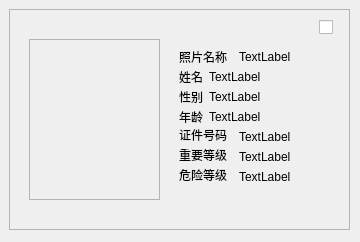
<?xml version="1.0" encoding="UTF-8"?>
<ui version="4.0">
 <class>TemplateItem</class>
 <widget class="QWidget" name="TemplateItem">
  <property name="geometry">
   <rect>
    <x>0</x>
    <y>0</y>
    <width>360</width>
    <height>242</height>
   </rect>
  </property>
  <property name="minimumSize">
   <size>
    <width>360</width>
    <height>242</height>
   </size>
  </property>
  <property name="maximumSize">
   <size>
    <width>360</width>
    <height>242</height>
   </size>
  </property>
  <property name="windowTitle">
   <string>Form</string>
  </property>
  <property name="styleSheet">
   <string notr="true">border:none</string>
  </property>
  <widget class="QWidget" name="m_backWidget" native="true">
   <property name="geometry">
    <rect>
     <x>9</x>
     <y>9</y>
     <width>341</width>
     <height>221</height>
    </rect>
   </property>
   <property name="styleSheet">
    <string notr="true">border:1px solid rgb(180,180,180)</string>
   </property>
   <widget class="QLabel" name="m_lableImage">
    <property name="geometry">
     <rect>
      <x>20</x>
      <y>30</y>
      <width>131</width>
      <height>161</height>
     </rect>
    </property>
    <property name="text">
     <string/>
    </property>
    <property name="scaledContents">
     <bool>true</bool>
    </property>
   </widget>
   <widget class="QLabel" name="label_2">
    <property name="geometry">
     <rect>
      <x>170</x>
      <y>40</y>
      <width>51</width>
      <height>16</height>
     </rect>
    </property>
    <property name="styleSheet">
     <string notr="true">font: 75 10pt &quot;等线&quot;;
border:none</string>
    </property>
    <property name="text">
     <string>照片名称</string>
    </property>
   </widget>
   <widget class="QLabel" name="label_3">
    <property name="geometry">
     <rect>
      <x>170</x>
      <y>60</y>
      <width>31</width>
      <height>16</height>
     </rect>
    </property>
    <property name="styleSheet">
     <string notr="true">font: 75 10pt &quot;等线&quot;;
border:none</string>
    </property>
    <property name="text">
     <string>姓名</string>
    </property>
   </widget>
   <widget class="QLabel" name="label_4">
    <property name="geometry">
     <rect>
      <x>170</x>
      <y>80</y>
      <width>31</width>
      <height>16</height>
     </rect>
    </property>
    <property name="styleSheet">
     <string notr="true">font: 75 10pt &quot;等线&quot;;
border:none</string>
    </property>
    <property name="text">
     <string>性别</string>
    </property>
   </widget>
   <widget class="QLabel" name="label_5">
    <property name="geometry">
     <rect>
      <x>170</x>
      <y>100</y>
      <width>31</width>
      <height>16</height>
     </rect>
    </property>
    <property name="styleSheet">
     <string notr="true">font: 75 10pt &quot;等线&quot;;
border:none</string>
    </property>
    <property name="text">
     <string>年龄</string>
    </property>
   </widget>
   <widget class="QLabel" name="label_6">
    <property name="geometry">
     <rect>
      <x>170</x>
      <y>120</y>
      <width>54</width>
      <height>12</height>
     </rect>
    </property>
    <property name="styleSheet">
     <string notr="true">font: 75 10pt &quot;等线&quot;;
border:none</string>
    </property>
    <property name="text">
     <string>证件号码</string>
    </property>
   </widget>
   <widget class="QLabel" name="label_7">
    <property name="geometry">
     <rect>
      <x>170</x>
      <y>140</y>
      <width>54</width>
      <height>12</height>
     </rect>
    </property>
    <property name="styleSheet">
     <string notr="true">font: 75 10pt &quot;等线&quot;;
border:none</string>
    </property>
    <property name="text">
     <string>重要等级</string>
    </property>
   </widget>
   <widget class="QLabel" name="label_8">
    <property name="geometry">
     <rect>
      <x>170</x>
      <y>160</y>
      <width>54</width>
      <height>12</height>
     </rect>
    </property>
    <property name="styleSheet">
     <string notr="true">font: 75 10pt &quot;等线&quot;;
border:none</string>
    </property>
    <property name="text">
     <string>危险等级</string>
    </property>
   </widget>
   <widget class="QLabel" name="m_labelName">
    <property name="geometry">
     <rect>
      <x>200</x>
      <y>60</y>
      <width>131</width>
      <height>16</height>
     </rect>
    </property>
    <property name="styleSheet">
     <string notr="true">font: 9pt &quot;等线&quot;;
border:none</string>
    </property>
    <property name="text">
     <string>TextLabel</string>
    </property>
   </widget>
   <widget class="QLabel" name="m_labelImageName">
    <property name="geometry">
     <rect>
      <x>230</x>
      <y>40</y>
      <width>101</width>
      <height>16</height>
     </rect>
    </property>
    <property name="styleSheet">
     <string notr="true">font: 9pt &quot;等线&quot;;
border:none</string>
    </property>
    <property name="text">
     <string>TextLabel</string>
    </property>
   </widget>
   <widget class="QLabel" name="m_labelSex">
    <property name="geometry">
     <rect>
      <x>200</x>
      <y>80</y>
      <width>131</width>
      <height>16</height>
     </rect>
    </property>
    <property name="styleSheet">
     <string notr="true">font: 9pt &quot;等线&quot;;
border:none</string>
    </property>
    <property name="text">
     <string>TextLabel</string>
    </property>
   </widget>
   <widget class="QLabel" name="m_labelImportanceLevel">
    <property name="geometry">
     <rect>
      <x>230</x>
      <y>140</y>
      <width>101</width>
      <height>16</height>
     </rect>
    </property>
    <property name="styleSheet">
     <string notr="true">font: 9pt &quot;等线&quot;;
border:none</string>
    </property>
    <property name="text">
     <string>TextLabel</string>
    </property>
   </widget>
   <widget class="QLabel" name="m_labelAge">
    <property name="geometry">
     <rect>
      <x>200</x>
      <y>100</y>
      <width>131</width>
      <height>16</height>
     </rect>
    </property>
    <property name="styleSheet">
     <string notr="true">font: 9pt &quot;等线&quot;;
border:none</string>
    </property>
    <property name="text">
     <string>TextLabel</string>
    </property>
   </widget>
   <widget class="QLabel" name="m_labelNumber">
    <property name="geometry">
     <rect>
      <x>230</x>
      <y>120</y>
      <width>101</width>
      <height>16</height>
     </rect>
    </property>
    <property name="styleSheet">
     <string notr="true">font: 9pt &quot;等线&quot;;
border:none</string>
    </property>
    <property name="text">
     <string>TextLabel</string>
    </property>
   </widget>
   <widget class="QLabel" name="m_labelDangersLevel">
    <property name="geometry">
     <rect>
      <x>230</x>
      <y>160</y>
      <width>101</width>
      <height>16</height>
     </rect>
    </property>
    <property name="styleSheet">
     <string notr="true">font: 9pt &quot;等线&quot;;
border:none</string>
    </property>
    <property name="text">
     <string>TextLabel</string>
    </property>
   </widget>
   <widget class="QCheckBox" name="m_checkBox">
    <property name="geometry">
     <rect>
      <x>310</x>
      <y>10</y>
      <width>16</width>
      <height>16</height>
     </rect>
    </property>
    <property name="styleSheet">
     <string notr="true">border:none</string>
    </property>
    <property name="text">
     <string/>
    </property>
   </widget>
  </widget>
 </widget>
 <resources/>
 <connections/>
</ui>
